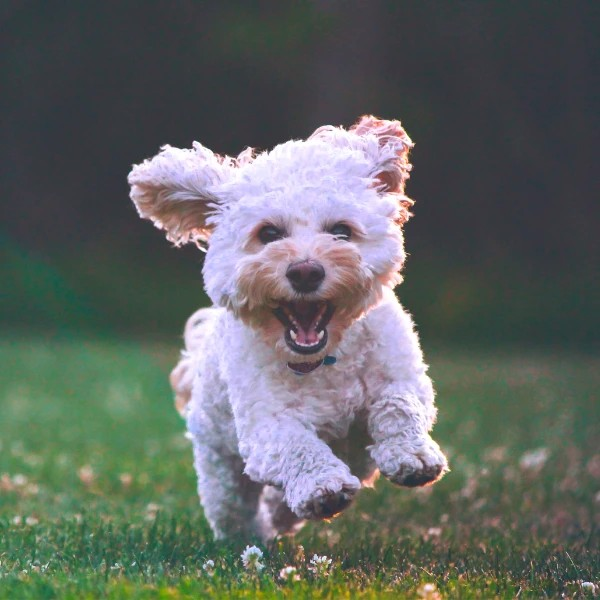
#> input picture Operadores-Geometricos/test.jpg, 600 x 600 px
$ jupyter execute OGeometricos.ipynb
#> lines starting #> are read from the running program, lines starting #| are printed output that depends on the picture
[cell 1]
import cv2
import numpy as np
import math
import random
from tkinter import Tk
from tkinter.filedialog import askopenfilename


def translation(filename,x,y):
    img = cv2.imread(filename)
    rows, cols = img.shape[:2]

    M = np.float32([ [1,0,x], [0,1,y] ])
    img_output = warp_my(img, M, (cols, rows))
    strr = "translation_"+str(random.random())+".jpg"
    cv2.imwrite(strr,img_output)
    return strr

def scale(filename,x,y):
    img = cv2.imread(filename)
    rows, cols = img.shape[:2]
    x1 = x - cols
    y1 = y - rows
    src_points = np.float32([[1,0], [cols-1,0], [0,rows-1]])
    dst_points = np.float32([[0,1], [cols+x1,0], [0,rows+y1]])
    affine_matrix = cv2.getAffineTransform(src_points, dst_points)
    print(affine_matrix)
    img_output = cv2.warpAffine(img, affine_matrix, (cols+x1,rows+y1))
    strr = "scale_"+str(random.random())+".jpg"
    cv2.imwrite(strr,img_output)
    return strr

def rotation(filename, angle, scale = 1):
    #angle=angle *math.pi/180
    img = cv2.imread(filename)
    rows, cols = img.shape[:2]

    alpha = scale*math.cos(math.radians(angle))
    betha = scale*math.sin(math.radians(angle))
    center_x = cols/2
    center_y = rows/2
    M = np.ndarray(shape=(2,3), buffer = np.array([[alpha,betha,(1-alpha)*center_x-betha*center_y],[-betha,alpha,betha*center_x+(1-alpha)*center_y]]))
    img_output = warp_my(img, M, (cols, rows))

    strr = "rotation_"+str(random.random())+".jpg"
    cv2.imwrite(strr,img_output)
    return strr

def shear(filename,x,y):
    img = cv2.imread(filename)
    row, col = img.shape[0],img.shape[1]
    M = np.float32([[1, y, 0], [x, 1, 0]])
    img_output = warp_my(img, M, (col, row))

    strr = "shear_"+str(random.random())+".jpg"
    cv2.imwrite(strr,img_output)
    return strr


# [34 lines left out: function rotation_a, not called in this run]

def warp_my(filename,M,rsize):
    img = filename
    rows, cols = rsize
    img_output = np.zeros((rows,cols,3), np.uint8)
    for x in range(rows-1):
        for y in range(cols-1):
            newx = int(((M[0,0]*x)+(M[0,1]*y))+M[0,2])
            newy = int(((M[1,0]*x)+(M[1,1]*y))+M[1,2])
            if(newx>0 and newx < rows and newy <cols and newy>0):
                img_output[newx,newy,0] = img[x,y,0]
                img_output[newx,newy,1] = img[x,y,1]
                img_output[newx,newy,2] = img[x,y,2]
    ''''
    for x in range(rows-1):
        for y in range(cols-1):
            if()
            if(newx>0 and newx < rows and newy <cols and newy>0):
                img_output[newx,newy,0] = img[x,y,0]
                img_output[newx,newy,1] = img[x,y,1]
                img_output[newx,newy,2] = img[x,y,2]
    '''
    return img_output


# [67 lines left out: functions interpolation, replication, my_warpAffine, affine_copy, not called in this run]


filename = askopenfilename()
#> the answer given: test.jpg

#warpAffine
translation(filename,70,70)
#> in translation, img is the input picture: shape (600, 600, 3); mean B, G, R 99.5, 102.8, 97.4
#> after the loop in warp_my, `for x in range(rows-1):`:
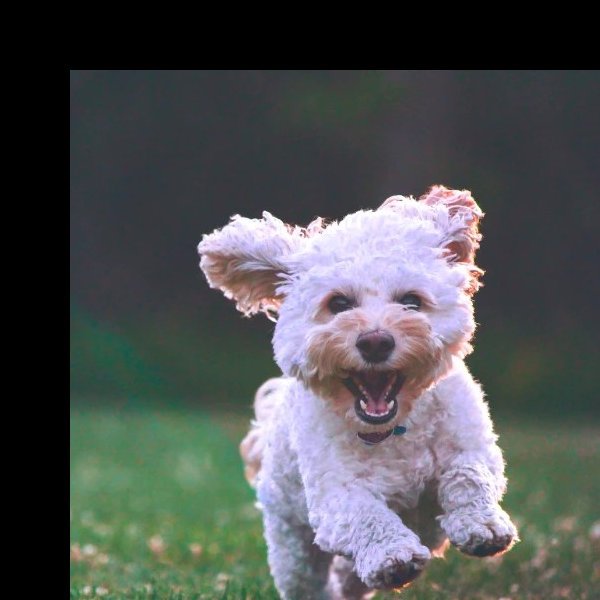
#> img_output: shape (600, 600, 3); mean B, G, R 83.8, 83.2, 80.2
scale(filename,800,1200)
#| [[ 1.33779264e+00  2.23337670e-03 -1.33779264e+00]
#|  [-1.67224080e-03  2.00166666e+00  1.00167224e+00]]
#> in scale, `img_output = cv2.warpAffine(img, affine_matrix, (cols+x1,rows+y1))`:
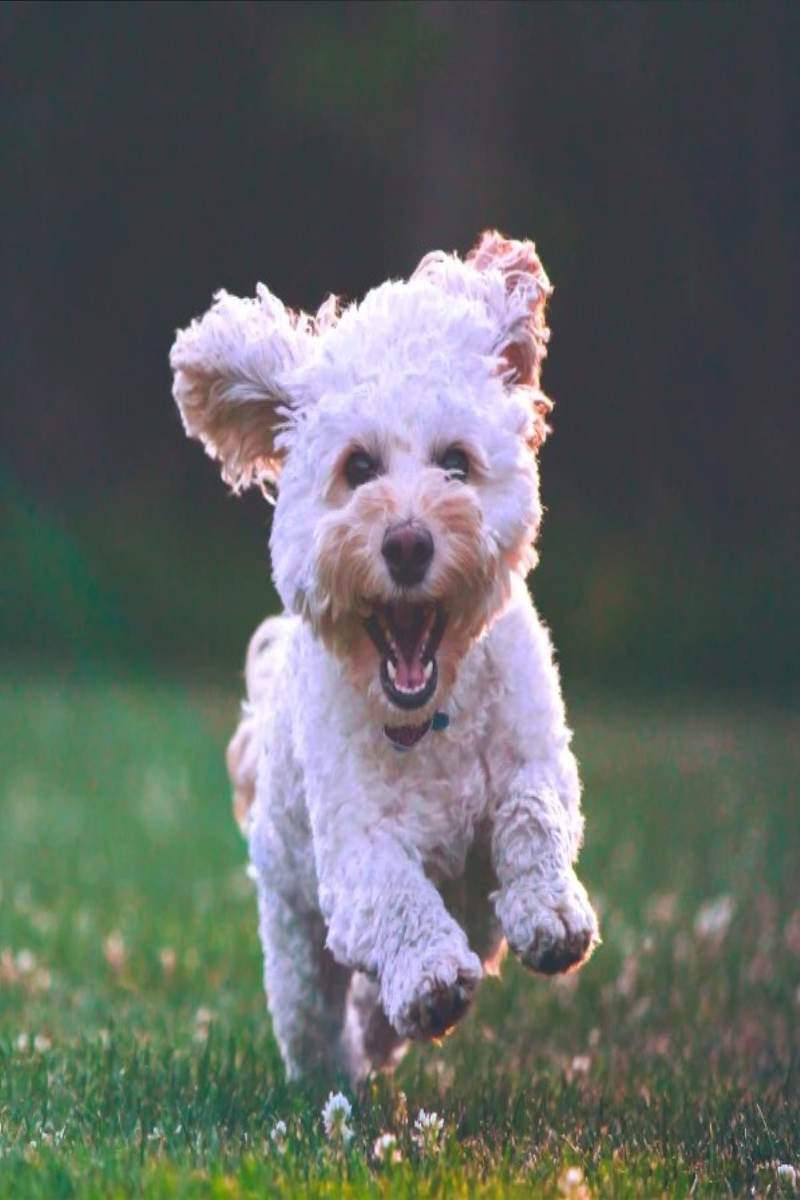
#> img_output: shape (1200, 800, 3); mean B, G, R 99.6, 102.9, 97.5
rotation(filename,60)
#> call 2 of warp_my, with M = array of shape (2, 3), rsize = (600, 600)
#> after the loop in warp_my (call 2), `for x in range(rows-1):`:
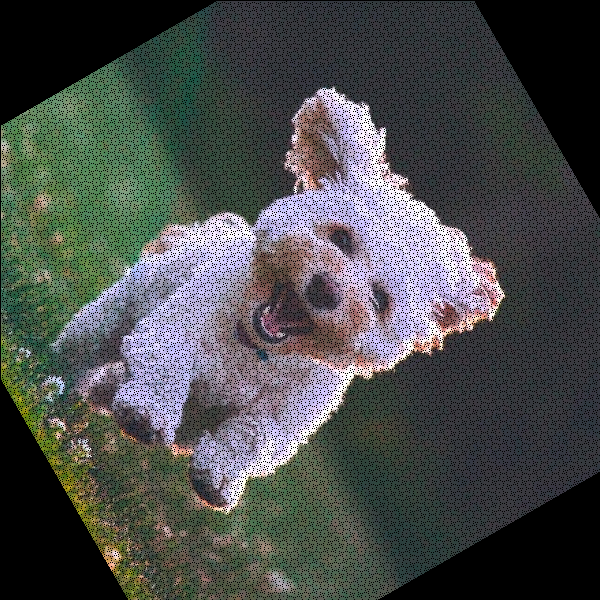
#> img_output: shape (600, 600, 3); mean B, G, R 76.5, 77.8, 74.8
shear(filename,0.2,0.2)
#> call 3 of warp_my, with M = array of shape (2, 3), rsize = (600, 600)
#> after the loop in warp_my (call 3), `for x in range(rows-1):`:
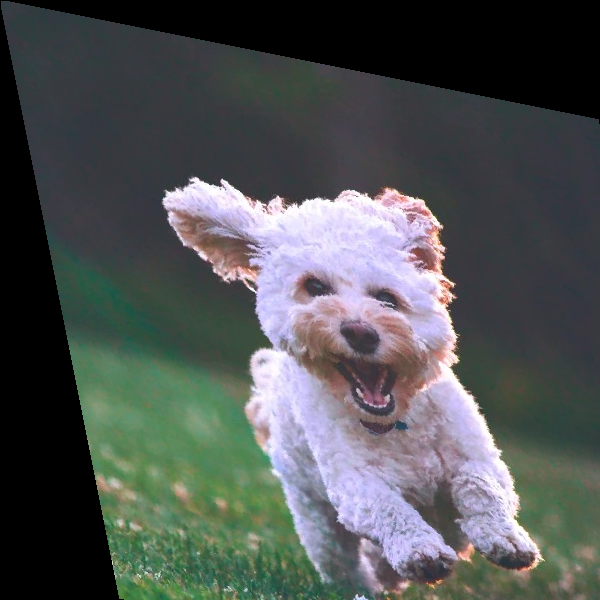
#> img_output: shape (600, 600, 3); mean B, G, R 84.2, 84.2, 80.2

#PROPIO
''''
M = np.float32([[1,0.2,0],[0.1,1,0]])
my_warpAffine(filename,M)
M = np.int32([[1,0,70],[0,1,70]])
my_warpAffine(filename,M)
rotation_a(filename,30)
#NUMERO 3
replication(filename)
interpolation(filename,2)
'''

$ run again, on Operadores-Geometricos/rotation_0.9187884472552363.jpg
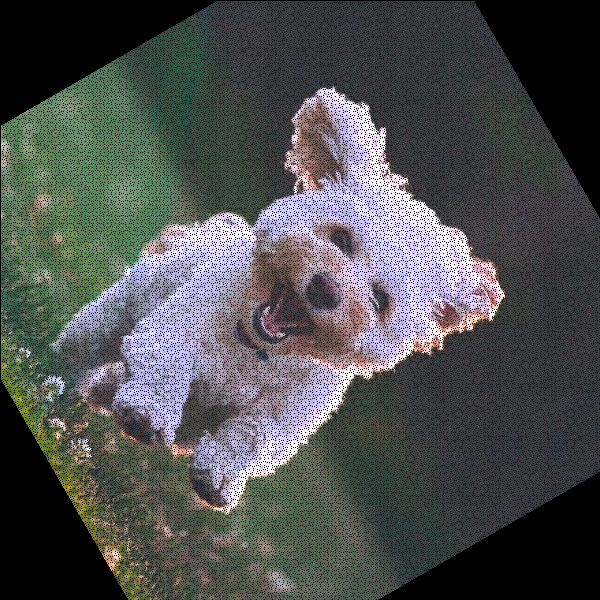
#> input picture Operadores-Geometricos/rotation_0.9187884472552363.jpg, 600 x 600 px
#> in translation, img is the input picture: shape (600, 600, 3); mean B, G, R 77.3, 78.1, 75.4
#| [[ 1.33779264e+00  2.23337670e-03 -1.33779264e+00]
#|  [-1.67224080e-03  2.00166666e+00  1.00167224e+00]]
#> after the loop in warp_my (call 2), `for x in range(rows-1):`:
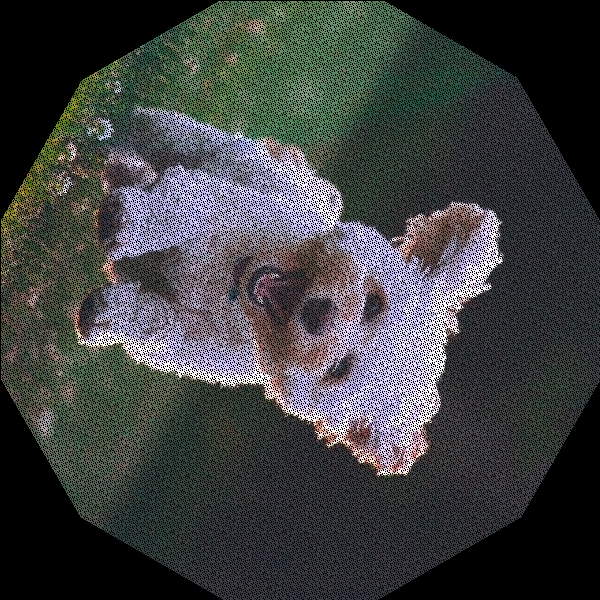
#> img_output: shape (600, 600, 3); mean B, G, R 63.9, 64.1, 62.1
#> after the loop in warp_my (call 3), `for x in range(rows-1):`:
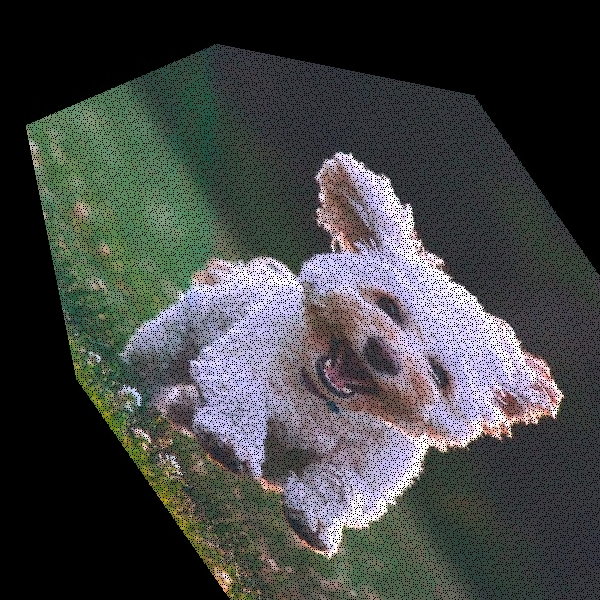
#> img_output: shape (600, 600, 3); mean B, G, R 67.7, 68.2, 66.1

$ run again, on Operadores-Geometricos/shear_0.6101209747589892.jpg
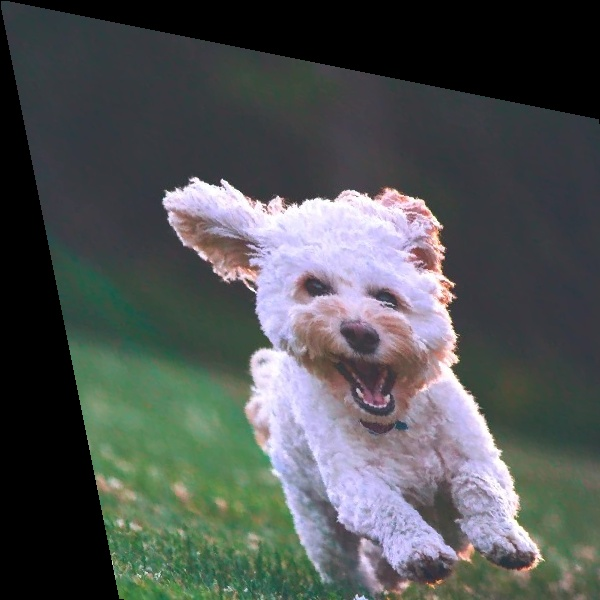
#> input picture Operadores-Geometricos/shear_0.6101209747589892.jpg, 600 x 600 px
#> in translation, img is the input picture: shape (600, 600, 3); mean B, G, R 84.2, 84.2, 80.2
#| [[ 1.33779264e+00  2.23337670e-03 -1.33779264e+00]
#|  [-1.67224080e-03  2.00166666e+00  1.00167224e+00]]
#> after the loop in warp_my (call 2), `for x in range(rows-1):`:
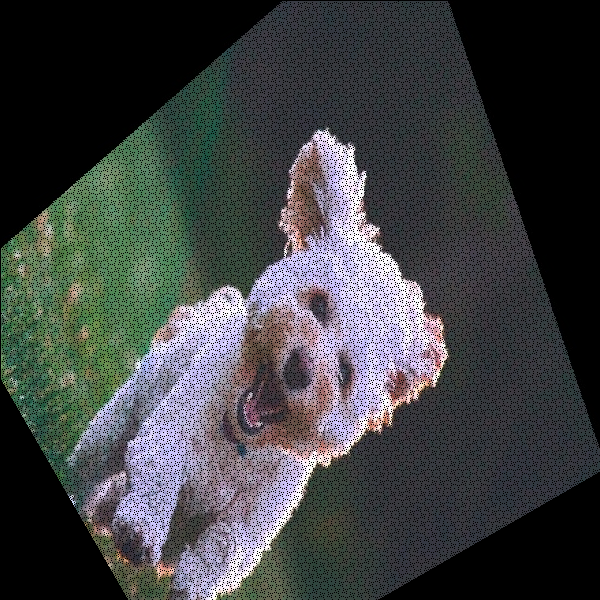
#> img_output: shape (600, 600, 3); mean B, G, R 67.8, 67, 64.3
#> after the loop in warp_my (call 3), `for x in range(rows-1):`:
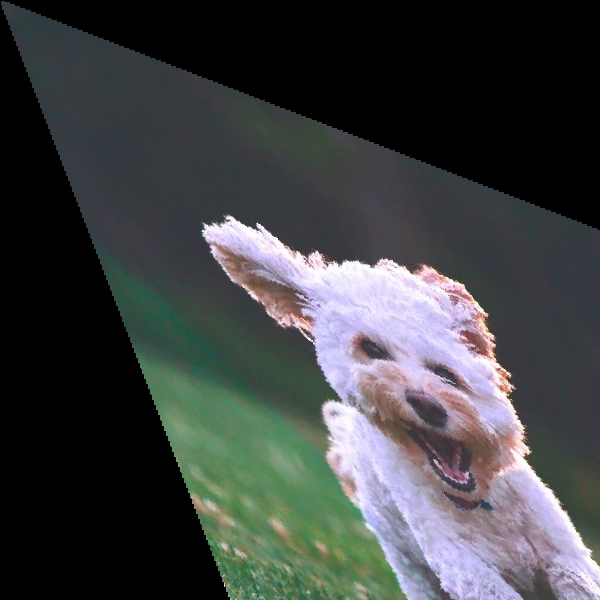
#> img_output: shape (600, 600, 3); mean B, G, R 66.8, 65.9, 63.4
